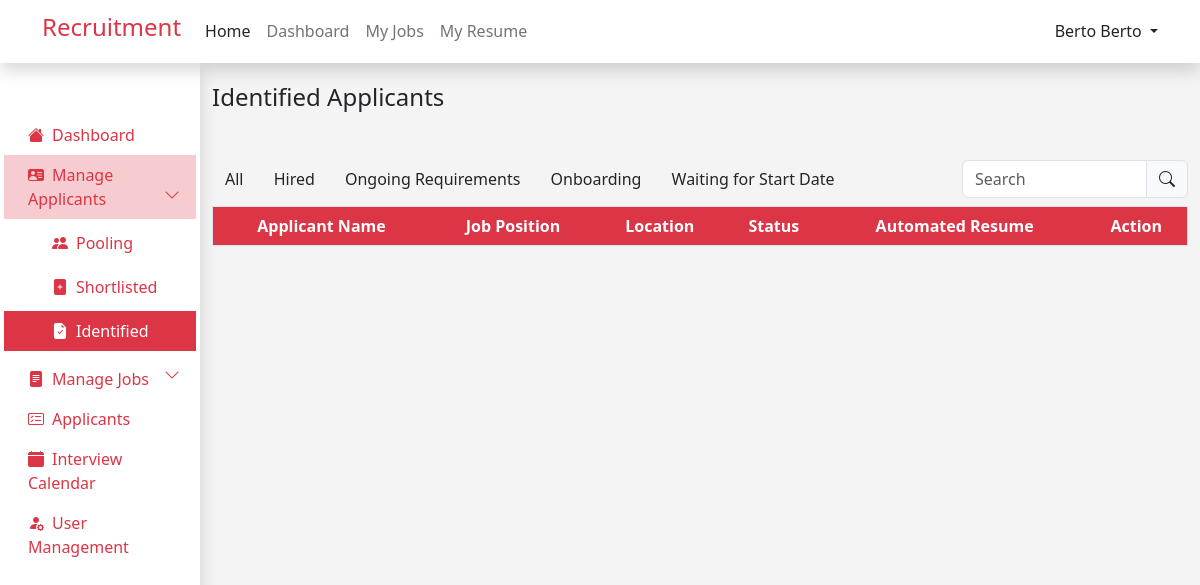
Page /admin/identified_applicant.php (signed in) on the earlier database version.
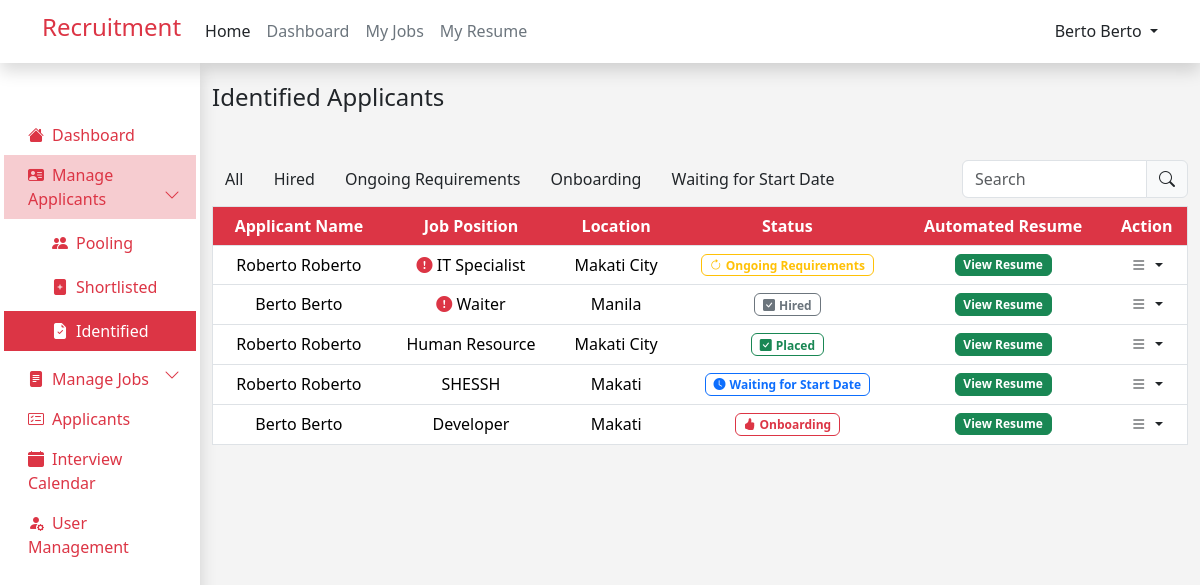
Same page on the later database version.
### tables this page shows
CREATE TABLE `job_applicants` (
  `id` int(12) NOT NULL,
  `user_id` int(12) NOT NULL,
  `job_id` int(12) NOT NULL,
  `application_status` varchar(255) NOT NULL,
  `interview_date` datetime DEFAULT NULL
);

CREATE TABLE `user` (
  `id` int(11) NOT NULL,
  `first_name` varchar(255) NOT NULL,
  `last_name` varchar(255) NOT NULL,
  `email` varchar(255) NOT NULL,
  `password` varchar(255) NOT NULL,
  `role` varchar(255) NOT NULL,
  `resume` varchar(255) NOT NULL,
  `branch` varchar(255) NOT NULL
);

CREATE TABLE `jobs` (
  `id` int(12) NOT NULL,
  `job_name` varchar(255) NOT NULL,
  `salary` int(12) NOT NULL,
  `job_type` varchar(255) NOT NULL,
  `shift_and_schedule` varchar(255) NOT NULL,
  `location` varchar(255) NOT NULL,
  `job_description` text NOT NULL,
  `benefits` text NOT NULL,
  `priority` varchar(255) NOT NULL,
  `department` varchar(255) NOT NULL,
  `created_at` timestamp NOT NULL DEFAULT current_timestamp() ON UPDATE current_timestamp()
);

### components/applicants_table.php (the view, shortened to what this page needs)
<table id="applicantTable" class="table text-center table-hover bg-white border">
    <thead class="bg-danger">
        <tr>
            <th class="bg-danger text-white">Applicant Name</th>
            <th class="bg-danger text-white">Job Position</th>
            <th class="bg-danger text-white">Location</th>
            <th class="bg-danger text-white">Status</th>
            <th class="bg-danger text-white">Automated Resume</th>
            <th class="bg-danger text-white">Action</th>
        </tr>
    </thead>
    <tbody>
        <?php
        while ($row = mysqli_fetch_assoc($result)) {
            ?>
            <tr>
                <td>
                    <?php echo $row['first_name'] . ' ' . $row['first_name']; ?>
                </td>
                <td>
                    <?php
                    if ($row['priority'] == 'Urgent Hiring') {
                        ?>
                        <i class="bi bi-exclamation-circle-fill text-danger"></i>
                        <?php
                        echo $row['job_name'];
                    } else {
                        echo $row['job_name'];
                    }
                    ?>
                </td>
                <td>
                    <?php echo $row['location']; ?>
                </td>
                <td>
                    <?php
                    $status = $row['application_status'];
                    switch ($status) {
                            ?>
                            <?php
                        case 'Hired':
                            ?>
                            <span class=" badge badge border border-secondary text-secondary ">
                                <i class="bi bi-check-square-fill me-1"></i>Hired
                            </span>
                            <?php
                            break;
                        case 'Ongoing Requirements':
                            ?>
                            <span class=" badge badge border border-warning text-warning ">
                                <i class="bi bi-arrow-clockwise me-1"></i>Ongoing Requirements
                            </span>
                            <?php
                            break;
                        case 'Onboarding':
                            ?>
                            <span class=" badge badge border border-danger text-danger ">
                                <i class="bi bi-hand-thumbs-up-fill me-1"></i>Onboarding
                            </span>
                            <?php
                            break;
                        case 'Waiting for Start Date':
                            ?>
                            <span class=" badge badge border border-primary text-primary ">
                                <i class="bi bi-clock-fill me-1"></i>Waiting for Start Date
                            </span>
                            <?php
                            break;
                        case 'Placed':
                            ?>
                            <span class=" badge badge border border-success text-success ">
                                <i class="bi bi-check-square-fill me-1"></i>Placed
                            </span>
                            <?php
                            break;
                            ?>
                            <?php
                    }
                    ?>
                </td>
                <td>
                    <button type="button" class="btn btn-success badge " data-bs-toggle="modal"
                        data-bs-target="#viewResumeModal<?php echo $row['id'] ?>">
                        View Resume
                    </button>
                </td>
                <td>
                    <a href="#" class="link-danger text-decoration-none dropdown-toggle text-dark" id="dropdownUser2"
                        data-bs-toggle="dropdown" aria-expanded="false">
                        <i class="bi bi-list"></i>
                    </a>
                </td>
            </tr>
            <?php
        }
        ?>
    </tbody>
</table>

Differences in the rows shown:
now on this page (row edited): job_applicants: user.first_name "Roberto", job.job_name "IT Specialist", job.location "Makati City", shows "Ongoing Requirements"
now on this page (row edited): job_applicants: user.first_name "Berto", job.job_name "Waiter", job.location "Manila", application_status "Hired" (drawn)
now on this page (row edited): job_applicants: user.first_name "Roberto", job.job_name "Human Resource", job.location "Makati City", application_status "Placed" (drawn)
now on this page (row edited): job_applicants: user.first_name "Roberto", job.job_name "SHESSH", job.location "Makati", shows "Waiting for Start Date"
now on this page (row edited): job_applicants: user.first_name "Berto", job.job_name "Developer", job.location "Makati", application_status "Onboarding" (drawn)
